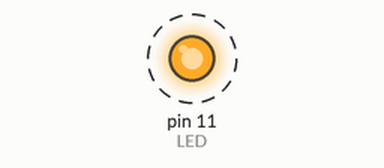
A sketch run on a simulated Arduino Nano, built with avr-gcc and run on an emulated ATmega328P. Parts: output pins drawn as LEDs (lit = HIGH). Dashed ring = blinking.

Above: at 0.05 s.
Timing chart, 0 to 3.0 s (numbered marks = the images above):
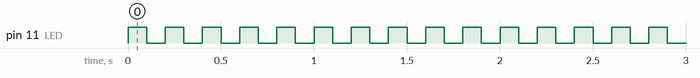

The sketch:

test_led_ok.ino
```cpp
// **************************************************
//  Programme : test_led_ok.ino
//  Auteur : Dahnine Daoud 6ème Electronique INRACI
//  Hardware : Arduino nano + LED_ROUGE
//  Date : 23/11/2022
//  Exercice : Test led
// **************************************************

// ******************** LIBRAIRIES ******************

//*********** DEFINITION DES CONSTANTES *************
#define LED 11


//******* DEFINITION DES VARIABLES GLOBALES **********
// Les variables en Minuscule

//************ DEFINITION DES OBJETS *****************

//****************************************************
//*************** INITIALISATION *********************
//****************************************************
void setup() {
  // initialize digital pin LED as an output.
  pinMode(LED, OUTPUT);
}
//****************************************************
//*************** BOUCLE INFINIE *********************
//****************************************************
void loop() {
  digitalWrite(LED, HIGH);   // turn the LED on (HIGH is the voltage level)
  delay(100);                       // wait for a second
  digitalWrite(LED, LOW);    // turn the LED off by making the voltage LOW
  delay(100);                       // wait for a second
}
```

Measured:
- by itself, pin 11 (LED): alternates HIGH for 0.10 s and LOW for 0.10 s
